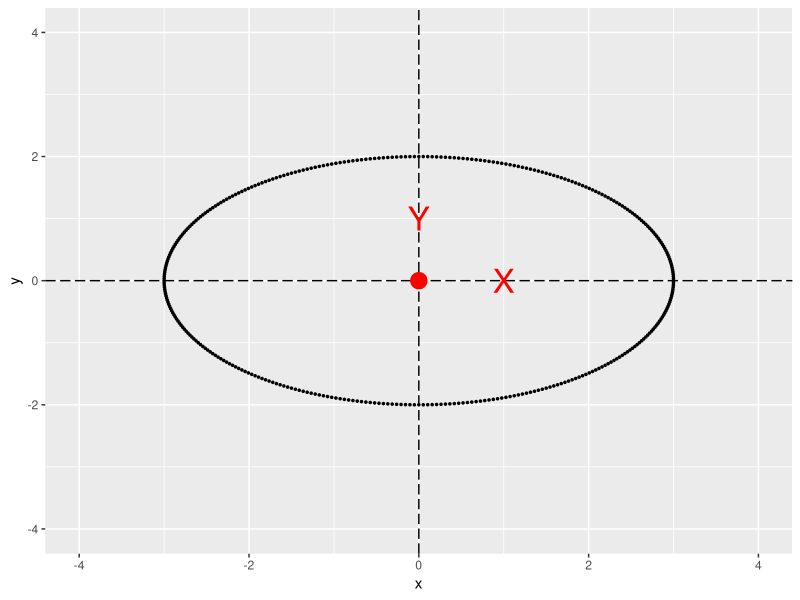
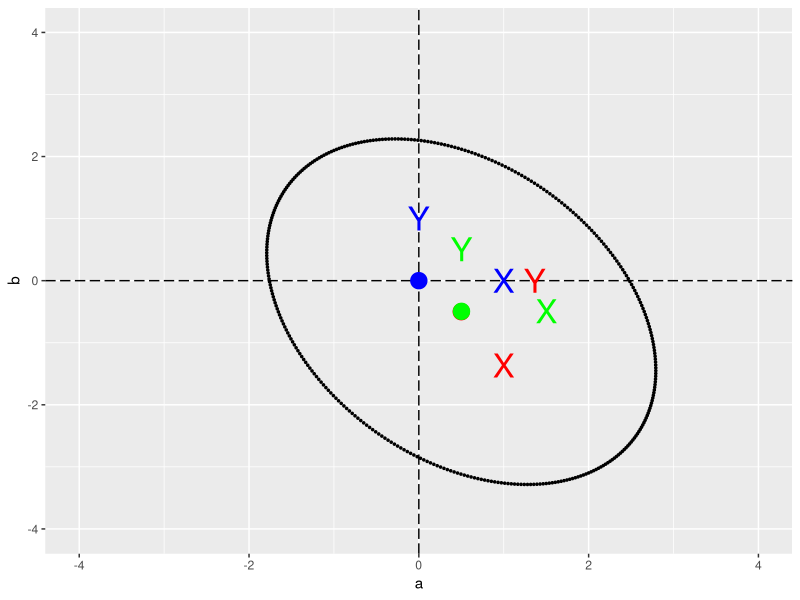
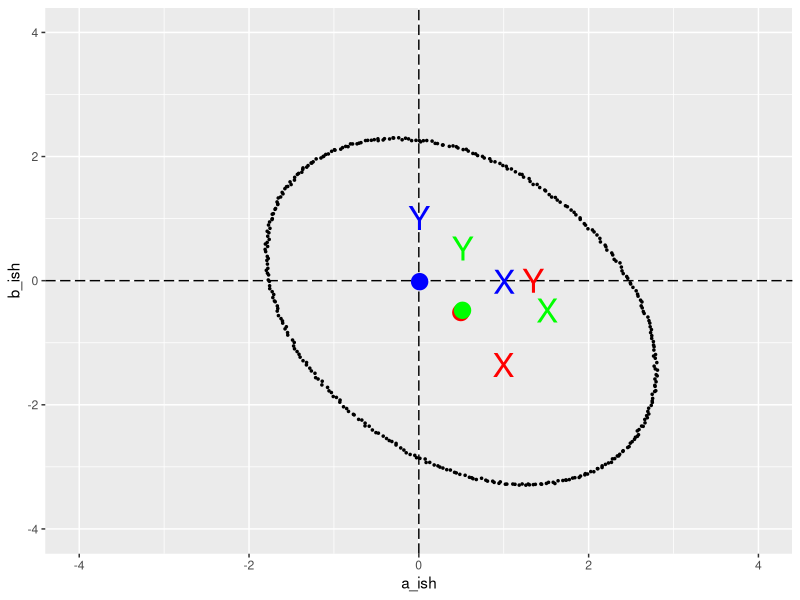
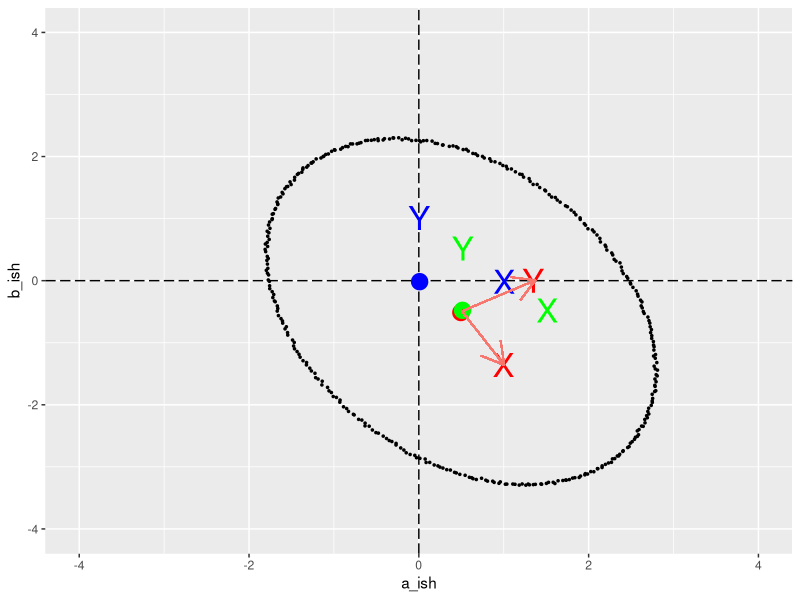
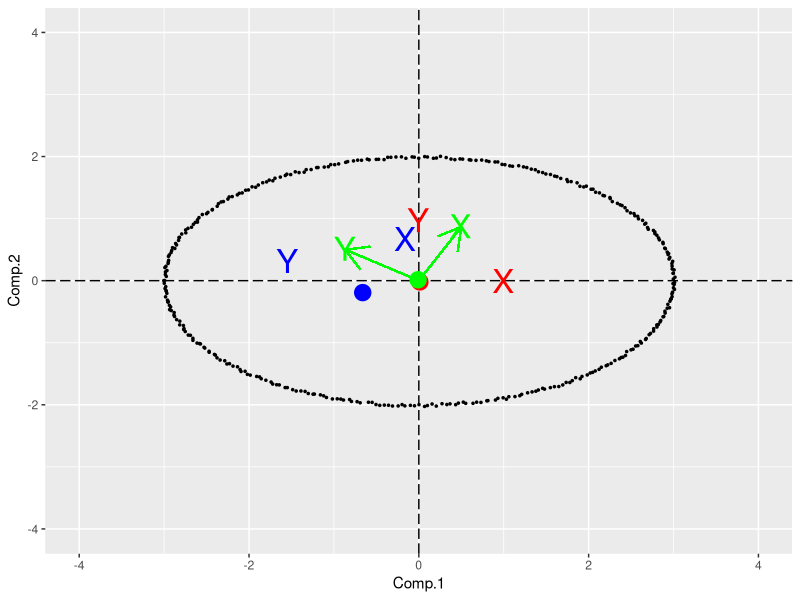

Here is the R script that generated these plots, in order:
#PCA Geometry demonstration

#Clear the environment, load libraries and functions ####
rm(list = ls())
gc()
library(ggplot2)
library(grid)

addKeyPoints = function(x){
  pts = data.frame(x = c(0,0,1), y = c(0,1,0))
  colnames(pts) = colnames(x)
  rbind.data.frame(x,pts)
}

addMeanPoints = function(x){
  mX = mean(x[,1])
  mY = mean(x[,2])
  pts = data.frame(x = c(mX,mX,mX+1), y = c(mY,mY+1,mY))
  colnames(pts) = colnames(x)
  rbind.data.frame(x,pts)
} 

#Build a shape.  The given example is an ellipse ####
angles = (0:359)
angles = pi*angles/180
x.coords = 3*cos(angles)
y.coords = 2*sin(angles)
original = addKeyPoints(data.frame( x = x.coords, y = y.coords))

#Create the necessary colors, shapes, and sizes for the points ####
colrsO = c(rep("black",nrow(original)-3),rep("red",3))
colrs = c(colrsO,rep("blue",3),rep("green",3))

shaps0 = c(rep(20,nrow(original)-2),89,88)
shaps = c(shaps0,rep(c(20,89,88),2))

siz0 = c(rep(1,nrow(original)-3),rep(8,3))
siz =c(siz0,rep(8,6))

#Plot the shape ####
origPlot = ggplot(data = original, aes(x, y)) +  
  geom_vline(xintercept = 0, linetype = "longdash") + geom_hline(yintercept = 0, linetype = "longdash") +
  geom_point(shape = shaps0, colour = colrsO, size = siz0) + 
  scale_x_continuous(limits = c(-4,4)) + scale_y_continuous(limits = c(-4,4)) +
  theme(legend.position="none")
origPlot

#Transform the shape so that the axes are no longer the best basis ####
rotAngleDegrees = 30 #enter value in degrees
rotAng = pi*rotAngleDegrees/180
rotator = matrix(data = c(sin(rotAng),cos(rotAng),-cos(rotAng),sin(rotAng)), nrow = 2)
shift = c(.5,-.5)
#determinant(rotator, logarithm = F)
transformed = addMeanPoints(addKeyPoints(as.data.frame(
  x = (as.matrix(original) %*% rotator) + matrix(data = rep(shift, nrow(original)), ncol = 2, byrow = T) )))
colnames(transformed) = c("a","b") #name the new axes
transPlot = ggplot(data = transformed, aes(a, b)) +  
  geom_vline(xintercept = 0, linetype = "longdash") + geom_hline(yintercept = 0, linetype = "longdash") +
  geom_point(colour = colrs, shape = shaps, size = siz) + 
  scale_x_continuous(limits = c(-4,4)) + scale_y_continuous(limits = c(-4,4)) +
  theme(legend.position="none")
transPlot

#Add a little noise to the plot so PCA has something to do ####
dataformed = transformed + data.frame(a = runif(nrow(transformed),-.02,.02), b = runif(nrow(transformed),-.02,.02))
colnames(dataformed) = c("a_ish", "b_ish")
meanA = mean(dataformed$a_ish)
meanB = mean(dataformed$b_ish)
dataPlot = ggplot(data = dataformed, aes(a_ish, b_ish)) + 
  geom_vline(xintercept = 0, linetype = "longdash") + geom_hline(yintercept = 0, linetype = "longdash") +
  geom_point(shape = shaps, colour = colrs, size = siz) + 
  scale_x_continuous(limits = c(-4,4)) + scale_y_continuous(limits = c(-4,4)) +
  theme(legend.position="none")
dataPlot


#Run PCA and plot the new basis vectors against the dataformed shape ####
#The new basis vectors (in the old space) are the columns of the loadings matrix
pcaOutput = princomp(dataformed, scores = T)
pcaMatrix = as.data.frame(pcaOutput$loadings[,])
center = c(mean(dataformed$a_ish), mean(dataformed$b_ish))
pcaPlot = dataPlot + theme(legend.position="none") +
  geom_segment(
    aes(
      x = center[1], 
      y = center[2], 
      xend = center[1] + pcaMatrix[1,1], 
      yend = center[2] + pcaMatrix[2,1],
      colour = "red"), 
    arrow = arrow()) +
  geom_segment(
    aes(
      x = center[1], 
      y = center[2], 
      xend = center[1] + pcaMatrix[1,2], 
      yend = center[2] + pcaMatrix[2,2],
      colour = "red"), 
    arrow = arrow())
pcaPlot
#Note that the new basis vectors terminate at unit points from the original ellipse

#Grab the "scores" from PCA and plot them ####
#This is the data reorganized into the new space
#Also provide the old basis vectors (rows of the loadings matrix)
newDim = as.data.frame(pcaOutput$scores)
newDimPlot = ggplot(data = newDim, aes(Comp.1, Comp.2)) + 
  geom_vline(xintercept = 0, linetype = "longdash") + geom_hline(yintercept = 0, linetype = "longdash") +
  geom_point(shape = shaps, colour = colrs, size = siz) + 
  scale_x_continuous(limits = c(-4,4)) + scale_y_continuous(limits = c(-4,4)) +
  theme(legend.position="none") +
  geom_segment(
    aes(
      x = 0, 
      y = 0, 
      xend = pcaMatrix[1,1], 
      yend = pcaMatrix[1,2]),
      colour = "green", 
    arrow = arrow()) +
  geom_segment(
    aes(
      x = 0, 
      y = 0, 
      xend = pcaMatrix[2,1], 
      yend = pcaMatrix[2,2]),
      colour = "green", 
    arrow = arrow())
newDimPlot
#Note that, if there was no translation, the old basis vectors terminate at unit points from the dataformed ellipse
#If there was a translation, the old basis vectors terminate at points 1 unit from the center of mass from the dataformed ellipse




